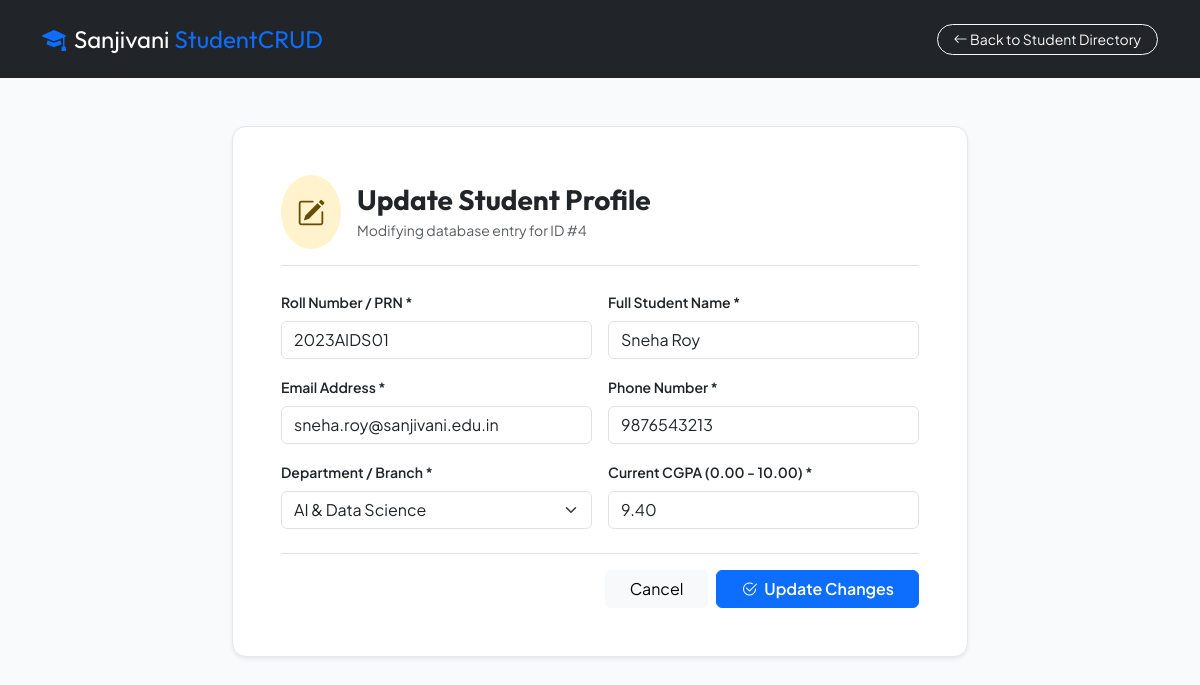
The app's page /edit.php?id=4 with its own data.
### tables this page shows
CREATE TABLE `students` (
  `id` INT AUTO_INCREMENT PRIMARY KEY,
  `roll_no` VARCHAR(20) NOT NULL UNIQUE,
  `name` VARCHAR(100) NOT NULL,
  `email` VARCHAR(100) NOT NULL UNIQUE,
  `phone` VARCHAR(15) NOT NULL,
  `department` VARCHAR(50) NOT NULL,
  `gpa` DECIMAL(3,2) NOT NULL DEFAULT 0.00,
  `created_at` TIMESTAMP DEFAULT CURRENT_TIMESTAMP
);

### edit.php (the view, shortened to what this page needs)
<?php
require_once 'config.php';
$id = filter_input(INPUT_GET, 'id', FILTER_VALIDATE_INT);
$stmt = $pdo->prepare("SELECT * FROM students WHERE id = ?");
$stmt->execute([$id]);
$student = $stmt->fetch();
$errors = [];
$roll_no = $student['roll_no'];
$name = $student['name'];
$email = $student['email'];
$phone = $student['phone'];
$department = $student['department'];
$gpa = $student['gpa'];
?>
<!DOCTYPE html>
<html lang="en">
<head>
  <link href="https://cdn.jsdelivr.net/npm/bootstrap@5.3.3/dist/css/bootstrap.min.css" rel="stylesheet">
  <link href="https://cdn.jsdelivr.net/npm/bootstrap-icons@1.11.3/font/bootstrap-icons.min.css" rel="stylesheet">
</head>
<body>
  <nav class="navbar navbar-dark bg-dark py-3">
    <div class="container">
      <a class="navbar-brand d-flex align-items-center gap-2 brand-font fs-4" href="index.php">
        <i class="bi bi-mortarboard-fill text-primary"></i>
        <span>Sanjivani <span class="text-primary">StudentCRUD</span></span>
      </a>
      <a href="index.php" class="btn btn-sm btn-outline-light rounded-pill px-3">
        <i class="bi bi-arrow-left"></i> Back to Student Directory
      </a>
    </div>
  </nav>
  <div class="container py-5">
    <div class="row justify-content-center">
      <div class="col-lg-8">
        <div class="card shadow-sm p-4 p-md-5 bg-white">
          <div class="d-flex align-items-center gap-3 mb-4 pb-3 border-bottom">
            <div class="bg-warning-subtle text-warning-emphasis p-3 rounded-circle fs-3">
              <i class="bi bi-pencil-square"></i>
            </div>
            <div>
              <h3 class="fw-bold mb-1">Update Student Profile</h3>
              <p class="text-muted small mb-0">Modifying database entry for ID #<?= htmlspecialchars($id) ?></p>
            </div>
          </div>
          <form method="POST" action="edit.php?id=<?= $id ?>" novalidate>
            <div class="row g-3">
              <div class="col-md-6">
                <label class="form-label fw-semibold small">Roll Number / PRN *</label>
                <input type="text" name="roll_no" class="form-control <?= isset($errors['roll_no']) ? 'is-invalid' : '' ?>" value="<?= htmlspecialchars($roll_no) ?>" required>
              </div>
              <div class="col-md-6">
                <label class="form-label fw-semibold small">Full Student Name *</label>
                <input type="text" name="name" class="form-control <?= isset($errors['name']) ? 'is-invalid' : '' ?>" value="<?= htmlspecialchars($name) ?>" required>
              </div>
              <div class="col-md-6">
                <label class="form-label fw-semibold small">Email Address *</label>
                <input type="email" name="email" class="form-control <?= isset($errors['email']) ? 'is-invalid' : '' ?>" value="<?= htmlspecialchars($email) ?>" required>
              </div>
              <div class="col-md-6">
                <label class="form-label fw-semibold small">Phone Number *</label>
                <input type="tel" name="phone" class="form-control <?= isset($errors['phone']) ? 'is-invalid' : '' ?>" value="<?= htmlspecialchars($phone) ?>" required>
              </div>
              <div class="col-md-6">
                <label class="form-label fw-semibold small">Department / Branch *</label>
                <select name="department" class="form-select <?= isset($errors['department']) ? 'is-invalid' : '' ?>" required>
                  <option value="AI & Data Science" <?= $department === 'AI & Data Science' ? 'selected' : '' ?>>AI & Data Science</option>
                </select>
              </div>
              <div class="col-md-6">
                <label class="form-label fw-semibold small">Current CGPA (0.00 - 10.00) *</label>
                <input type="number" step="0.01" min="0" max="10" name="gpa" class="form-control <?= isset($errors['gpa']) ? 'is-invalid' : '' ?>" value="<?= htmlspecialchars($gpa) ?>" required>
              </div>
            </div>
            <div class="d-flex justify-content-end gap-2 mt-4 pt-3 border-top">
              <a href="index.php" class="btn btn-light px-4">Cancel</a>
              <button type="submit" class="btn btn-primary px-4 fw-semibold">
                <i class="bi bi-check2-circle me-1"></i> Update Changes
              </button>
            </div>
          </form>
        </div>
      </div>
    </div>
  </div>
</body>
</html>

### edit.php (style rules this page uses)
body { font-family: 'Plus Jakarta Sans', sans-serif; background-color: #f8fafc; color: #0f172a; }
h1, h2, h3, h4, .brand-font { font-family: 'Outfit', sans-serif; }
.card { border-radius: 14px; border: 1px solid #e2e8f0; }

### records on screen
students: roll_no "2023AIDS01", name "Sneha Roy", email "sneha.roy@sanjivani.edu.in", phone "9876543213", department "AI & Data Science", gpa "9.40"

### other values on screen
$id "4"
